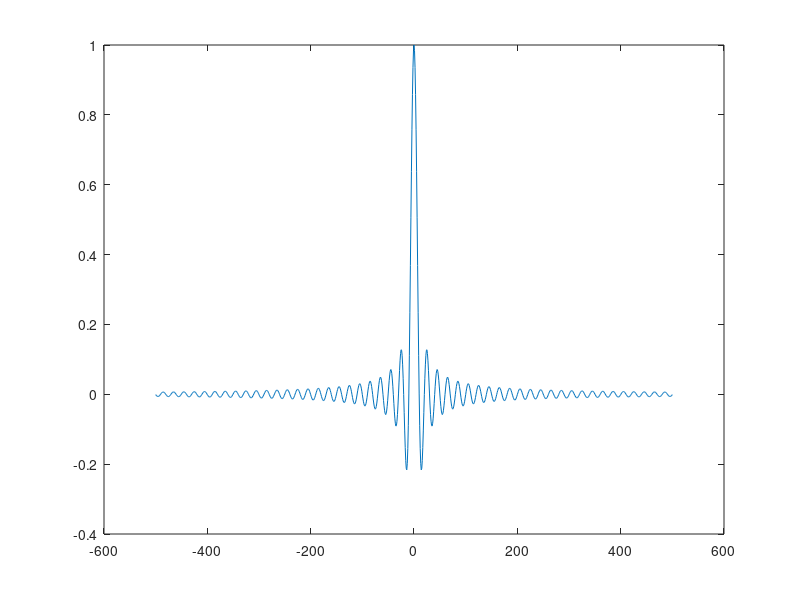
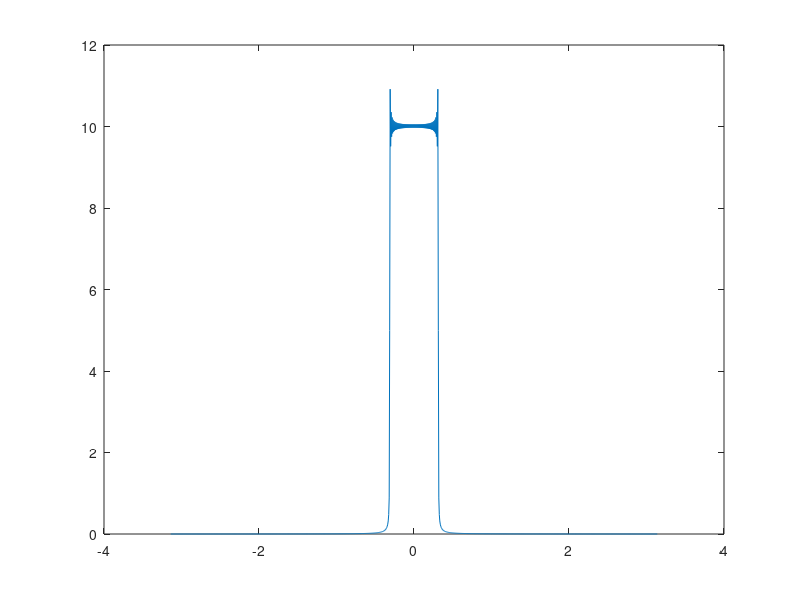
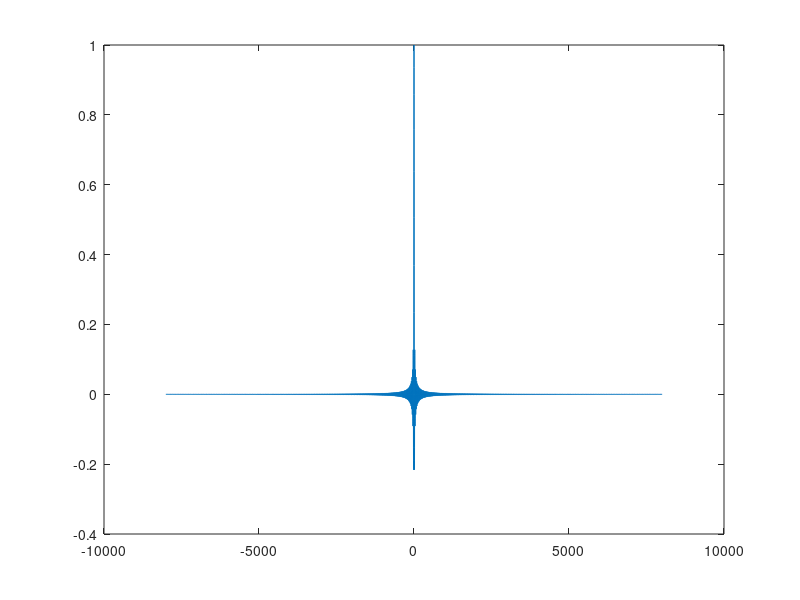
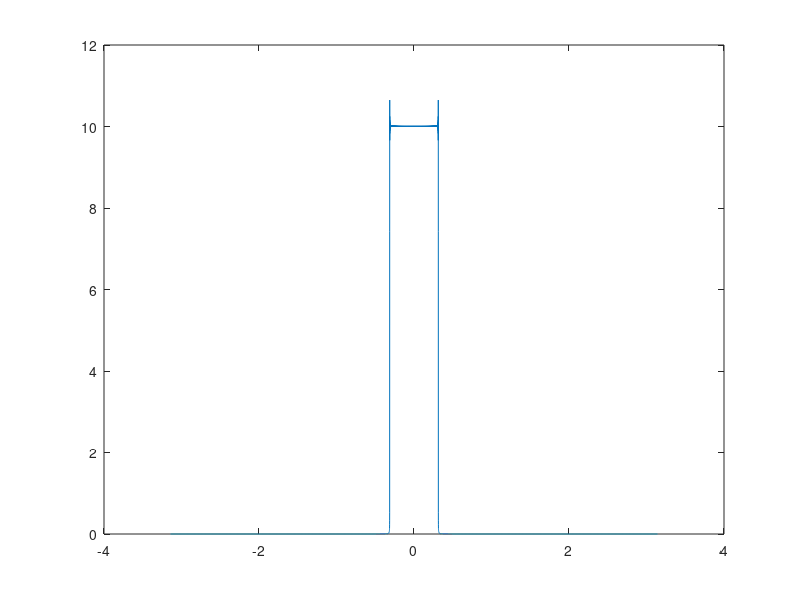

MATLAB code to generate these figures, in order:
% 1.2.1
N = 1001;
T = 100;
N1 = 500;
Ts = T / N; %Ts = 0.0999

n = -N1:1:N1;
t = n * Ts;

% Sol1. 
% x = sinc(t);
% Sol2.
x(1:N) = 0;
for i = 1:N
   x(1, i) = sin(pi * t(1, i)) / (pi * t(1, i));
   
   % find(isnan(x)) returns ans = 501
   % i.e. x(1, 501) = NaN
   if i == N1 + 1 % i == 501
       x(1, i) = 1;
   end
end

% (a)
figure;
plot(n, x);

% (b)
X = fft(x, N);
figure;
plot(n * 2 * pi* (1/N)  , fftshift(abs(X)));

% (c)
K = 16;
N1_ = K * N1;
N_ = (2 * N1_) + 1;
n_ = -(N1_):1:(N1_);
t_ = n_ * Ts;
% Sol1.
% x_ = sinc(t_);
% Sol2.
x_(1:N_) = 0;
for i = 1:N_
   x_(1, i) = sin(pi * t_(1, i)) / (pi * t_(1, i));
   
   if i == N1_ + 1
       x_(1, i) = 1;
   end
end

figure;
plot(n_, x_);
X_ = fft(x_, N_);
figure;
plot(n_ * 2 * pi* (1/N_), fftshift(abs(X_)));


